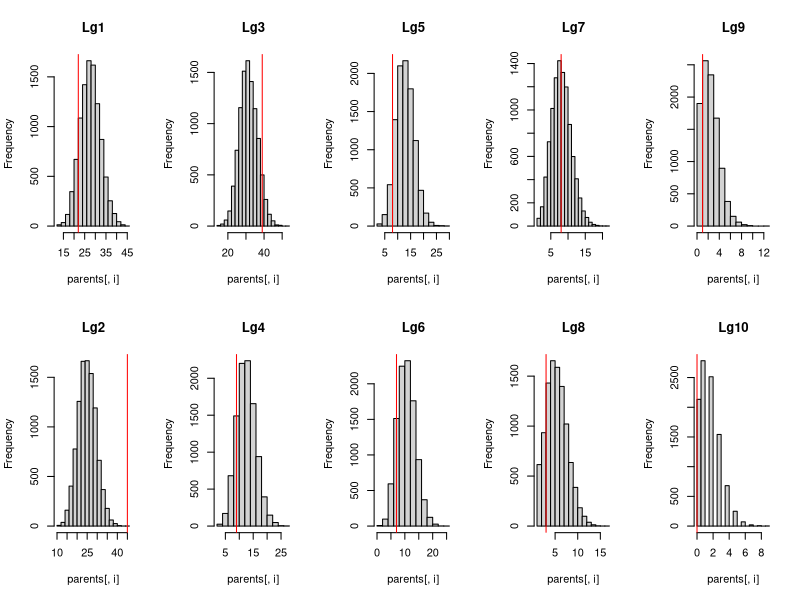
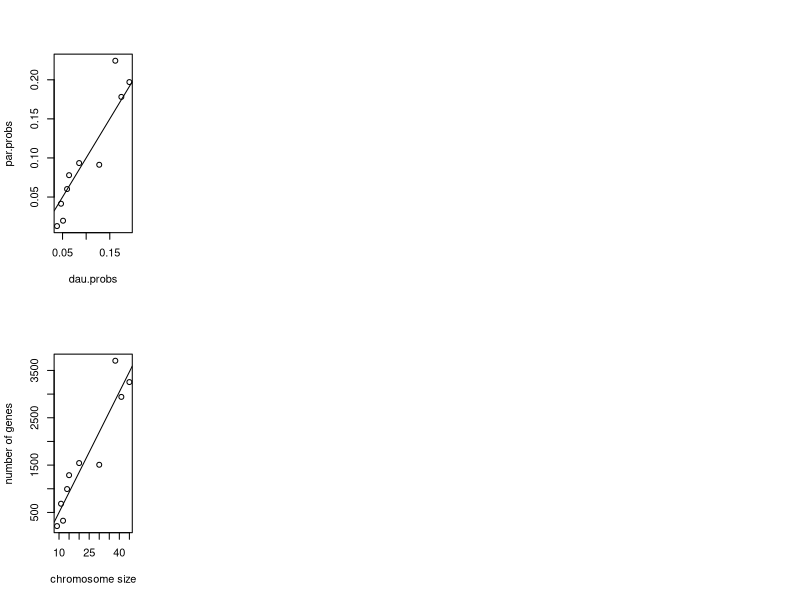

Recreate these plots in R, in order.
dat <- read.csv("retrogene.csv")

parents <- daughters <- matrix(0, 10000, 10)
colnames(parents) <- colnames(daughters) <- colnames(dat)[2:11]

for(i in 1:10000){
  print(i)
  par.probs <- unlist(dat[1, 2:11] / dat[1, 12])
  cur.parents <- sample(1:10, size = 142, replace = T, prob = par.probs)
  dau.probs <- unlist(dat[2, 2:11] / dat[2, 12])
  cur.daughters <- sample(1:10, size = 142, replace = T, prob = par.probs)
  cur.parents <- as.data.frame(table(cur.parents))
  cur.daughters <- as.data.frame(table(cur.daughters))
  parents[i, cur.parents$cur.parents] <- cur.parents$Freq
  daughters[i, cur.daughters$cur.daughters] <- cur.daughters$Freq
}

par(mfcol=c(2,5))
for(i in 1:10){
  hist(parents[,i], main=paste("Lg",i,sep=""))
  abline(v=dat[3,(i+1)], col="red")
}


for(i in 1:10){
  print(sum(parents[,i] >= dat[3,(i+1)])/ 10000)
}

for(i in 1:10){
  print(sum(daughters[,i] >= dat[4,(i+1)])/ 10000)
}


plot(par.probs~dau.probs)
abline(a=0,b=1)
fit <- lm(unlist(dat[1,2:11])~unlist(dat[2,2:11]))
plot(unlist(dat[1,2:11])~unlist(dat[2,2:11]),
     xlab="chromosome size",
     ylab="number of genes")
abline(fit)
